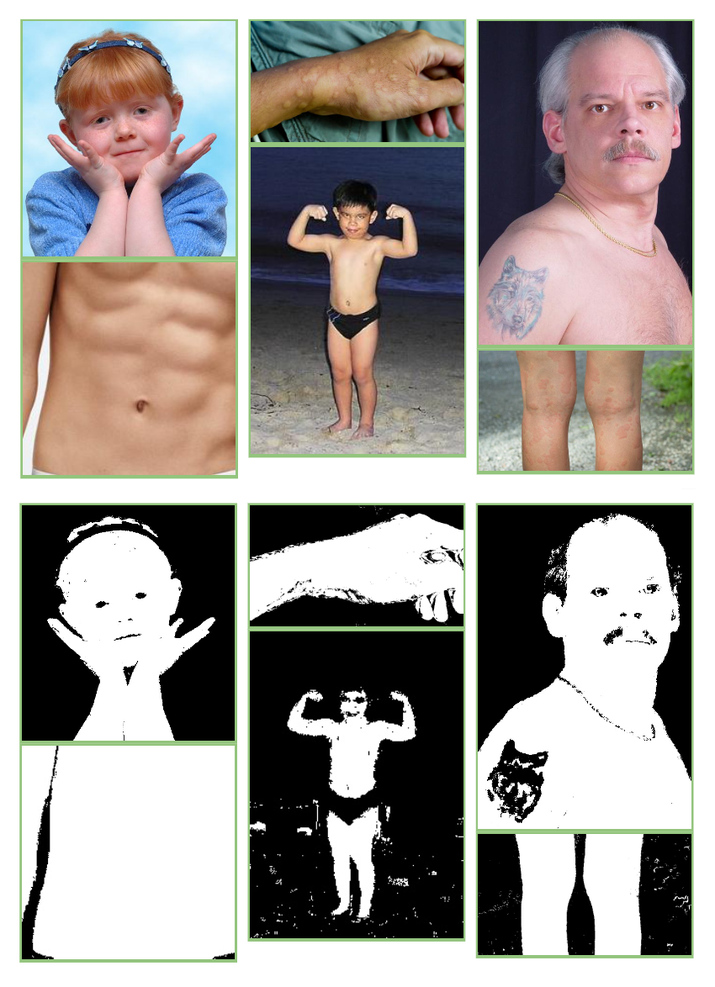
#> input picture res.png, 715 x 987 px, shrunk from 850 x 1174 before the run; its folder holds only this picture in this run
$ python -i feature_extrac.py   (imports and definitions only)
#> lines starting #> are read from the running program, lines starting #| are printed output that depends on the picture
#> further down, picture is the input picture: shape (987, 715, 3); mean B, G, R 148, 151.6, 156.7
import os
import cv2 as cv
import numpy as np
import pandas as pd
import skimage

from skimage.filters import roberts, sobel, scharr, prewitt
from scipy import ndimage as nd

from skimage.filters import sobel
from skimage.feature import hog
from skimage.feature import local_binary_pattern

from skimage.filters.rank import entropy
from skimage.morphology import disk

import fast_glcm

def color_features(image):
    df = pd.DataFrame()

    #Color features extractions
    rbg_image = cv.cvtColor(image, cv.COLOR_BGR2RGB)
    rbg_r, rbg_g, rbg_b = cv.split(rbg_image)
    df['rbg_r'] = rbg_r.reshape(-1)
    df['rbg_g'] = rbg_g.reshape(-1)
    df['rbg_b'] = rbg_b.reshape(-1)

    hsv_image = cv.cvtColor(image, cv.COLOR_BGR2HSV)
#> hsv_image: shape (987, 715, 3); mean H, S, V 31.1, 36.6, 164.2
    hsv_h, hsv_s, hsv_v = cv.split(hsv_image)
    df['hsv_h'] = hsv_h.reshape(-1)
    df['hsv_s'] = hsv_s.reshape(-1)
    df['hsv_v'] = hsv_v.reshape(-1)

    luv_image = cv.cvtColor(image, cv.COLOR_BGR2Luv)
#> luv_image: shape (987, 715, 3); mean of channels 0, 1, 2 155.5, 99.2, 139.3
    luv_l, luv_u, luv_v = cv.split(luv_image)
    df['luv_l'] = luv_l.reshape(-1)
    df['luv_u'] = luv_u.reshape(-1)
    df['luv_v'] = luv_v.reshape(-1)

    xyz_image = cv.cvtColor(image, cv.COLOR_BGR2XYZ)
#> xyz_image: shape (987, 715, 3); mean of channels 0, 1, 2 145.5, 152.5, 153.5
    xyz_x, xyz_y, xyz_z = cv.split(xyz_image)
    df['xyz_x'] = xyz_x.reshape(-1)
    df['xyz_y'] = xyz_y.reshape(-1)
    df['xyz_z'] = xyz_z.reshape(-1)

    ycrcb_image = cv.cvtColor(image, cv.COLOR_BGR2YCrCb)
#> ycrcb_image: shape (987, 715, 3); mean of channels 0, 1, 2 152.7, 130.8, 125.3
    ycrcb_y, ycrcb_cr, ycrcb_cb = cv.split(ycrcb_image)
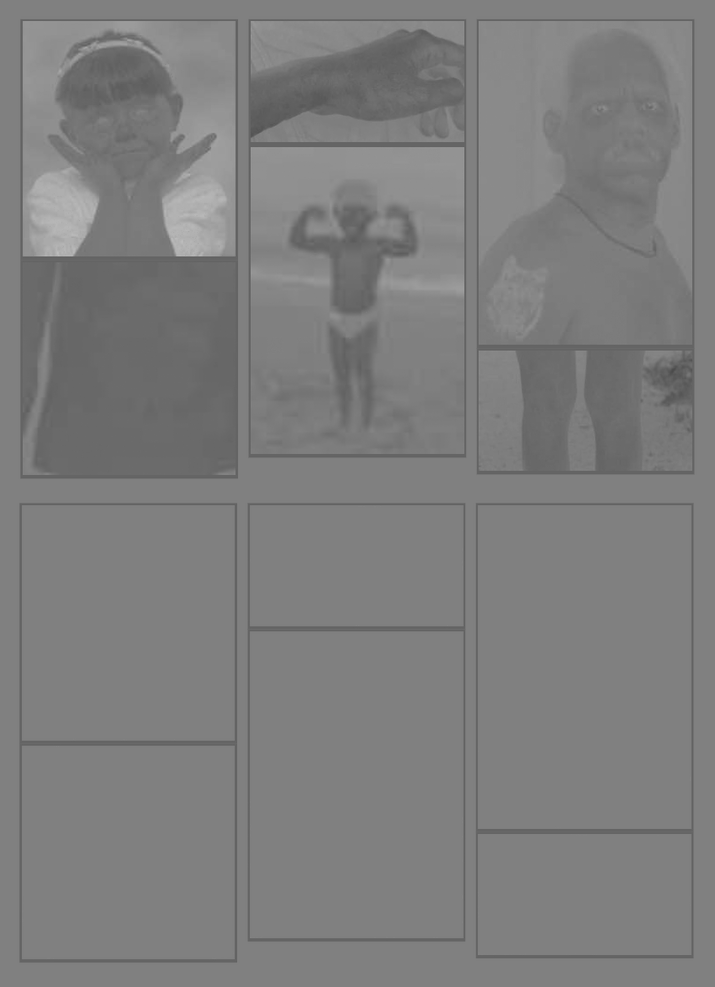
#> ycrcb_cb: shape (987, 715); min 75, max 191, mean 125.3
    df['ycrcb_y'] = ycrcb_y.reshape(-1)
    df['ycrcb_cr'] = ycrcb_cr.reshape(-1)
    df['ycrcb_cb'] = ycrcb_cb.reshape(-1)

    lab_image = cv.cvtColor(image, cv.COLOR_BGR2Lab)
#> lab_image: shape (987, 715, 3); mean of channels 0, 1, 2 155.7, 130, 130.7
    lab_l, lab_a, lab_b = cv.split(lab_image)
    df['lab_l'] = lab_l.reshape(-1)
    df['lab_a'] = lab_a.reshape(-1)
    df['lab_b'] = lab_b.reshape(-1)

    hls_image = cv.cvtColor(image, cv.COLOR_BGR2HLS)
#> hls_image: shape (987, 715, 3); mean of channels 0, 1, 2 31.1, 153.3, 42.5
    hls_h, hls_l, hls_s = cv.split(hls_image)
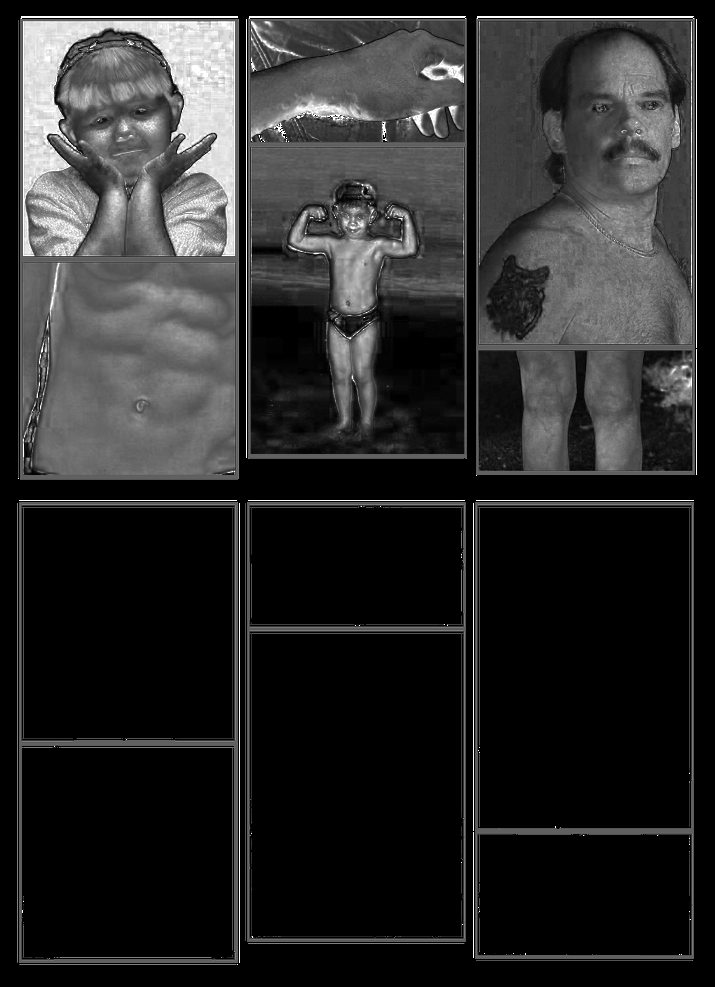
#> hls_s: shape (987, 715); min 0, max 255, mean 42.5
    df['hls_h'] = hls_h.reshape(-1)
    df['hls_l'] = hls_l.reshape(-1)
    df['hls_s'] = hls_s.reshape(-1)

    yuv_image = cv.cvtColor(image, cv.COLOR_BGR2YUV)
#> yuv_image: shape (987, 715, 3); mean of channels 0, 1, 2 152.7, 125.7, 131.5
    yuv_y, yuv_u, yuv_v = cv.split(yuv_image)
    df['yuv_y'] = yuv_y.reshape(-1)
    df['yuv_u'] = yuv_u.reshape(-1)
    df['yuv_v'] = yuv_v.reshape(-1)

    return df


def gabor_features(gray_image):

    df = pd.DataFrame()

    #Generate Gabor features
    num = 1  #To count numbers up in order to give Gabor features a lable in the data frame
    kernels = []
    for theta in range(2):   #Define number of thetas
        theta = theta / 4. * np.pi
        for sigma in (1, 3):  #Sigma with 1 and 3
            for lamda in np.arange(0, np.pi, np.pi / 4):   #Range of wavelengths
                for gamma in (0.05, 0.5):   #Gamma values of 0.05 and 0.5

                    gabor_label = 'Gabor' + str(num)  #Label Gabor columns as Gabor1, Gabor2, etc.
                    ksize=9
                    kernel = cv.getGaborKernel((ksize, ksize), sigma, theta, lamda, gamma, 0, ktype=cv.CV_32F)
                    kernels.append(kernel)
                    #Now filter the image and add values to a new column
                    fimg = cv.filter2D(gray_image, cv.CV_8UC3, kernel)
                    filtered_img = fimg.reshape(-1)
                    df[gabor_label] = filtered_img  #Labels columns as Gabor1, Gabor2, etc.
                    # print(gabor_label, ': theta=', theta, ': sigma=', sigma, ': lamda=', lamda, ': gamma=', gamma)
                    num += 1  #Increment for gabor column label

    return df


def glcm_features(gray_image):
    df = pd.DataFrame()

    #GLCM
    mean = fast_glcm.fast_glcm_mean(gray_image)
    mean = mean.reshape(-1)
    df['glcm_mean'] = mean

    std = fast_glcm.fast_glcm_std(gray_image)
    std = std.reshape(-1)
    df['glcm_std'] = std

    cont = fast_glcm.fast_glcm_contrast(gray_image)
    cont = cont.reshape(-1)
    df['glcm_cont'] = cont

    diss = fast_glcm.fast_glcm_dissimilarity(gray_image)
    diss = diss.reshape(-1)
    df['glcm_diss'] = diss

    homo = fast_glcm.fast_glcm_homogeneity(gray_image)
    homo = homo.reshape(-1)
    df['glcm_homo'] = homo

    asm, ene = fast_glcm.fast_glcm_ASM(gray_image)
    asm = asm.reshape(-1)
    df['glcm_asm'] = asm
    ene = ene.reshape(-1)
    df['glcm_ene'] = ene

    ma = fast_glcm.fast_glcm_max(gray_image)
    ma = ma.reshape(-1)
    df['glcm_ma'] = ma

    ent = fast_glcm.fast_glcm_entropy(gray_image)
    ent = ent.reshape(-1)
    df['glcm_ent'] = ent

    return df


def feature_extraction(image):
    df = pd.DataFrame()

    gray_image = cv.cvtColor(image, cv.COLOR_BGR2GRAY)
    df['gray'] = gray_image.reshape(-1)

    color_feats = color_features(image)
#> color_feats = table of 705705 rows and 24 columns
    df = pd.concat([df, color_feats], axis=1)
#> df = table of 705705 rows and 25 columns

    #HOG
    fd, hog_image = hog(image, orientations=8, pixels_per_cell=(16, 16),
                    cells_per_block=(1, 1), visualize=True, channel_axis=-1)
    df['hog'] = hog_image.reshape(-1)

    #Texture feature extraction
    entropy_img = entropy(gray_image, disk(3))
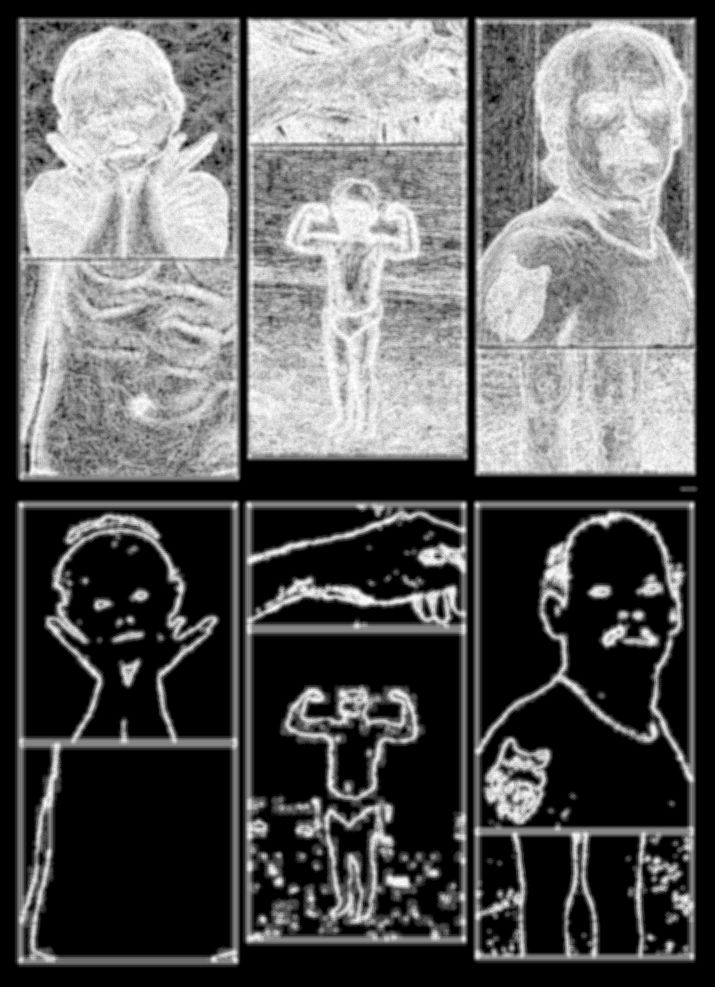
#> entropy_img: shape (987, 715) float64; min 0, max 4.86, mean 1.82; drawn with min black and max white
    df['entropy'] = entropy_img.reshape(-1)

    #Canny edge
    edges = cv.Canny(gray_image, 100,200)
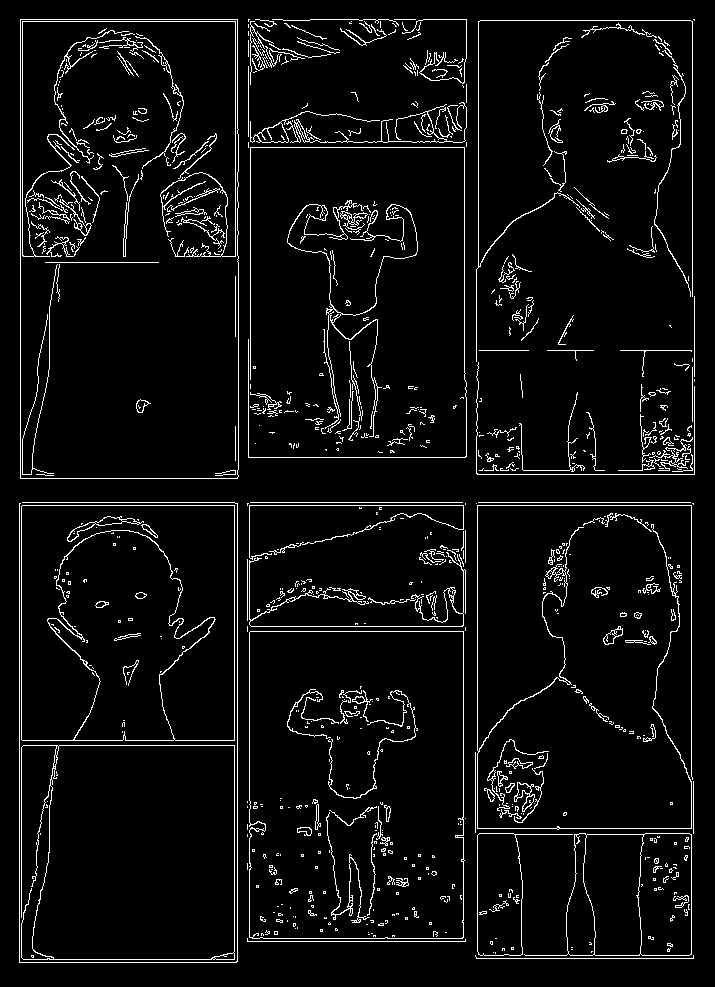
#> edges: shape (987, 715); 5.3% white in thin lines or dots
    edges = edges.reshape(-1)
    df['canny_edge'] = edges

    #Gaussian with sigma=3
    gaussian_img = nd.gaussian_filter(gray_image, sigma=3)
    gaussian_img = gaussian_img.reshape(-1)
    df['gaussian_s3'] = gaussian_img

    #Gaussian with sigma=7
    gaussian_img2 = nd.gaussian_filter(gray_image, sigma=7)
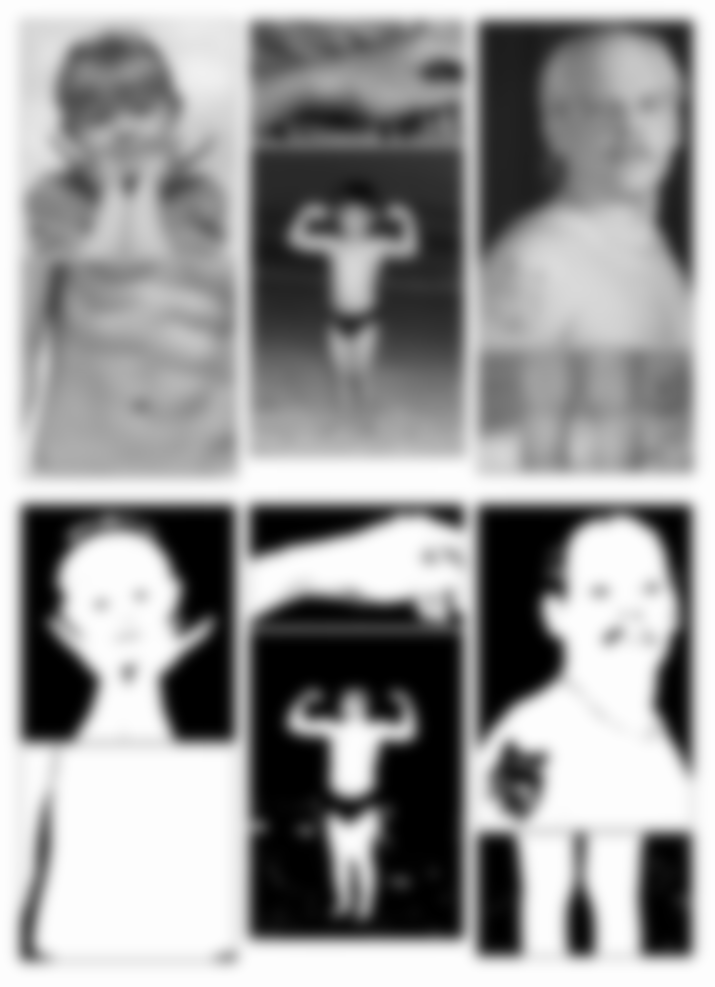
#> gaussian_img2: shape (987, 715); min 0, max 253, mean 151.7
    gaussian_img2 = gaussian_img2.reshape(-1)
    df['gaussian_s7'] = gaussian_img2

    #Median with sigma=3
    median_img = nd.median_filter(gray_image, size=3)
    median_img = median_img.reshape(-1)
    df['median_s3'] = median_img

    #Variance with size=3
    variance_img = nd.generic_filter(gray_image, np.var, size=3)
    variance_img = variance_img.reshape(-1)
    df['variance_s3'] = variance_img

    #Prewitt
    edge_prewitt = prewitt(gray_image)
    edge_prewitt = edge_prewitt.reshape(-1)
    df['prewitt'] = edge_prewitt

    #Roberts edge
    edge_roberts = roberts(gray_image)
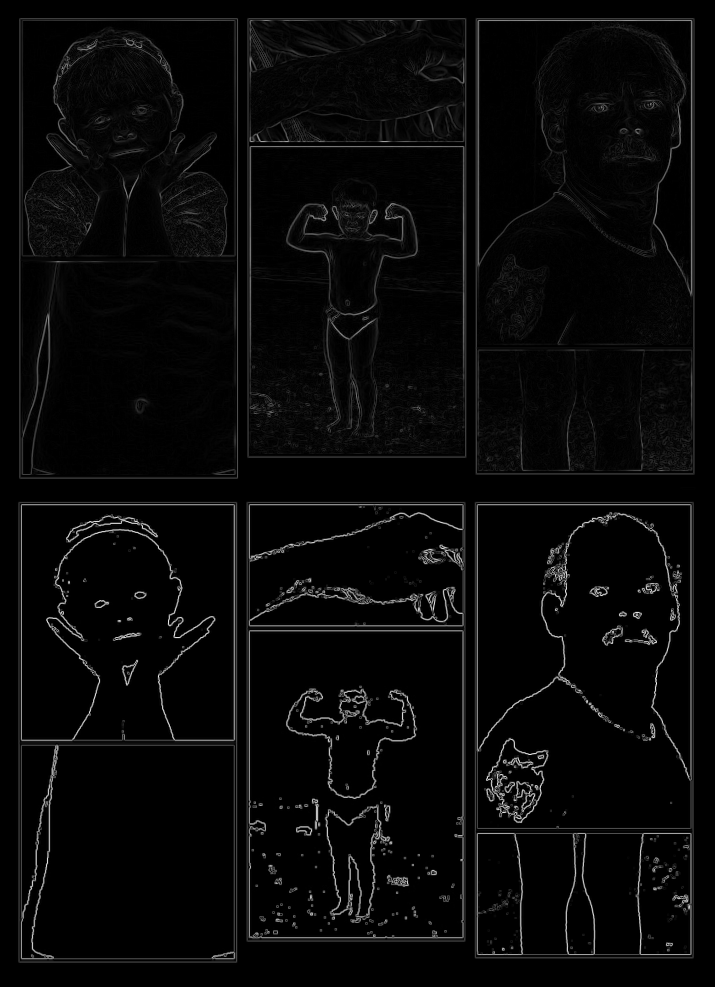
#> edge_roberts: shape (987, 715) float64; min 0, max 0.977, mean 0.0326
    edge_roberts = edge_roberts.reshape(-1)
    df['roberts'] = edge_roberts

    #Scharr
    edge_scharr = scharr(gray_image)
    edge_scharr = edge_scharr.reshape(-1)
    df['scharr'] = edge_scharr

    #Sobel
    edge_sobel = sobel(gray_image)
    edge_sobel = edge_sobel.reshape(-1)
    df['sobel'] = edge_sobel

    #Gabor
    gabor_feats = gabor_features(gray_image)
#> after the loop in gabor_features, `for theta in range(2):`: kernels = 32 items; num = 33
#> gabor_feats = table of 705705 rows and 32 columns
    df = pd.concat([df, gabor_feats], axis=1)
#> df = table of 705705 rows and 68 columns

    #GLCM
    glcm_feats = glcm_features(gray_image)
    df = pd.concat([df, glcm_feats], axis=1)

    #LBP
    numPoints = 24
    radius = 8
    lbp = local_binary_pattern(gray_image, numPoints, radius, method="uniform")
    lbp = lbp.reshape(-1)
    df['lbp'] = lbp

    return df

def get_features(image_path):

    #Obtain image features
    image_dataset = pd.DataFrame()
    for file in sorted(os.listdir(image_path)):

        image = cv.imread(image_path + file)

        print("file: ", file)
        df = feature_extraction(image)

        image_dataset = pd.concat([image_dataset, df], axis=0)

    return image_dataset

>>> import cv2
>>> picture = cv2.imread('../res.png')
#> (the run stopped early here; a loop or call above may not have finished)
